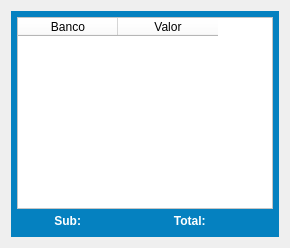
            <widget class="QWidget" name="tab_4">
             <attribute name="title">
              <string>Saldo Investimentos</string>
             </attribute>
             <layout class="QHBoxLayout" name="horizontalLayout_26">
              <item>
               <widget class="QWidget" name="widget_34" native="true">
                <property name="minimumSize">
                 <size>
                  <width>0</width>
                  <height>0</height>
                 </size>
                </property>
                <property name="maximumSize">
                 <size>
                  <width>16777215</width>
                  <height>16777215</height>
                 </size>
                </property>
                <property name="styleSheet">
                 <string notr="true">background-color: rgb(5, 129, 192);</string>
                </property>
                <layout class="QVBoxLayout" name="verticalLayout_13">
                 <property name="spacing">
                  <number>2</number>
                 </property>
                 <property name="leftMargin">
                  <number>6</number>
                 </property>
                 <property name="topMargin">
                  <number>6</number>
                 </property>
                 <property name="rightMargin">
                  <number>6</number>
                 </property>
                 <property name="bottomMargin">
                  <number>6</number>
                 </property>
                 <item>
                  <widget class="QTableWidget" name="table_Investimentos">
                   <property name="sizePolicy">
                    <sizepolicy hsizetype="Preferred" vsizetype="Preferred">
                     <horstretch>0</horstretch>
                     <verstretch>0</verstretch>
                    </sizepolicy>
                   </property>
                   <property name="font">
                    <font>
                     <pointsize>8</pointsize>
                    </font>
                   </property>
                   <property name="styleSheet">
                    <string notr="true">background-color: rgb(255, 255, 255);</string>
                   </property>
                   <column>
                    <property name="text">
                     <string>Banco</string>
                    </property>
                   </column>
                   <column>
                    <property name="text">
                     <string>Valor</string>
                    </property>
                   </column>
                  </widget>
                 </item>
                 <item>
                  <widget class="QWidget" name="widget_35" native="true">
                   <property name="minimumSize">
                    <size>
                     <width>0</width>
                     <height>20</height>
                    </size>
                   </property>
                   <property name="maximumSize">
                    <size>
                     <width>16777215</width>
                     <height>20</height>
                    </size>
                   </property>
                   <layout class="QHBoxLayout" name="horizontalLayout_25">
                    <property name="spacing">
                     <number>0</number>
                    </property>
                    <property name="leftMargin">
                     <number>0</number>
                    </property>
                    <property name="topMargin">
                     <number>0</number>
                    </property>
                    <property name="rightMargin">
                     <number>0</number>
                    </property>
                    <property name="bottomMargin">
                     <number>0</number>
                    </property>
                    <item>
                     <widget class="QLabel" name="label_17">
                      <property name="font">
                       <font>
                        <pointsize>9</pointsize>
                        <weight>75</weight>
                        <bold>true</bold>
                       </font>
                      </property>
                      <property name="styleSheet">
                       <string notr="true">color: rgb(255, 255, 255);</string>
                      </property>
                      <property name="text">
                       <string>Sub:</string>
                      </property>
                      <property name="alignment">
                       <set>Qt::AlignRight|Qt::AlignTrailing|Qt::AlignVCenter</set>
                      </property>
                     </widget>
                    </item>
                    <item>
                     <widget class="QLabel" name="label_Sub">
                      <property name="font">
                       <font>
                        <pointsize>9</pointsize>
                        <weight>75</weight>
                        <bold>true</bold>
                       </font>
                      </property>
                      <property name="styleSheet">
                       <string notr="true">color: rgb(255, 255, 255);</string>
                      </property>
                      <property name="text">
                       <string/>
                      </property>
                      <property name="alignment">
                       <set>Qt::AlignLeading|Qt::AlignLeft|Qt::AlignVCenter</set>
                      </property>
                     </widget>
                    </item>
                    <item>
                     <widget class="QLabel" name="label_5">
                      <property name="font">
                       <font>
                        <pointsize>9</pointsize>
                        <weight>75</weight>
                        <bold>true</bold>
                       </font>
                      </property>
                      <property name="styleSheet">
                       <string notr="true">color: rgb(255, 255, 255);</string>
                      </property>
                      <property name="text">
                       <string>Total: </string>
                      </property>
                      <property name="alignment">
                       <set>Qt::AlignRight|Qt::AlignTrailing|Qt::AlignVCenter</set>
                      </property>
                     </widget>
                    </item>
                    <item>
                     <widget class="QLabel" name="label_S_Investi">
                      <property name="font">
                       <font>
                        <pointsize>9</pointsize>
                        <weight>75</weight>
                        <bold>true</bold>
                       </font>
                      </property>
                      <property name="styleSheet">
                       <string notr="true">color: rgb(255, 255, 255);</string>
                      </property>
                      <property name="text">
                       <string/>
                      </property>
                      <property name="alignment">
                       <set>Qt::AlignLeading|Qt::AlignLeft|Qt::AlignVCenter</set>
                      </property>
                     </widget>
                    </item>
                   </layout>
                  </widget>
                 </item>
                </layout>
               </widget>
              </item>
             </layout>
            </widget>
